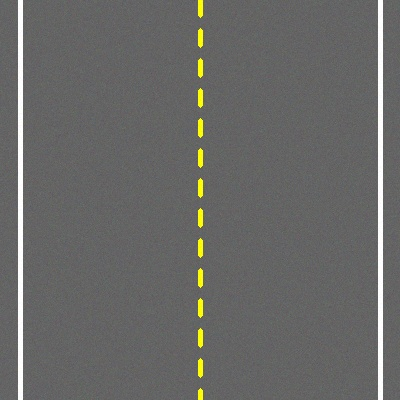
#> input picture sample_highway.jpg, 400 x 400 px
$ python preprocessing.py
#> lines starting #> are read from the running program, lines starting #| are printed output that depends on the picture
import os
import cv2
import numpy as np
import random
import matplotlib.pyplot as plt

CLASS_NAMES = ["Highway", "Street Road", "Rural Road", "Dirt Road", "Flyover Road"]

def load_and_preprocess_image(image_path, target_size=(224, 224)):
    """
    Standard preprocessor:
    1. Loads an image using OpenCV in BGR format.
    2. Converts it to RGB color space.
    3. Resizes it to target size (224x224) using bilinear interpolation.
    4. Normalizes pixel values to [0.0, 1.0].
    """
#> called with image_path = 'sample_highway.jpg', target_size = (224, 224)
    image = cv2.imread(image_path)
#> image is the input picture: shape (400, 400, 3); mean B, G, R 103.1, 105, 104.9
    if image is None:
        raise FileNotFoundError(f"Unable to read image at: {image_path}")
    image = cv2.cvtColor(image, cv2.COLOR_BGR2RGB)
    image = cv2.resize(image, target_size, interpolation=cv2.INTER_LINEAR)
#> image: shape (224, 224, 3)
    image = image.astype("float32") / 255.0
    return image

# ====================================================
# ADVANCED DATA AUGMENTATION MODULE (CV2 & NUMPY)
# ====================================================

def augment_rotate(image, max_angle=15):
    """Rotate image by a random angle between -max_angle and max_angle."""
#> called with max_angle = 25
    angle = random.uniform(-max_angle, max_angle)
    h, w = image.shape[:2]
#> h = 224; w = 224
    matrix = cv2.getRotationMatrix2D((w / 2, h / 2), angle, 1.0)
    return cv2.warpAffine(image, matrix, (w, h), borderMode=cv2.BORDER_REFLECT_101)

def augment_flip(image):
    """Randomly apply horizontal or vertical flips."""
    flip_type = random.choice([-1, 0, 1, 999])  # -1: both, 0: vertical, 1: horizontal, 999: no flip
#> flip_type = 999
    if flip_type == 999:
        return image
    return cv2.flip(image, flip_type)

def augment_zoom(image, zoom_factor_range=(0.9, 1.1)):
    """Zoom in or out of the image randomly."""
#> called with zoom_factor_range = (1.2, 1.2)
    zoom = random.uniform(zoom_factor_range[0], zoom_factor_range[1])
#> zoom = 1.2
    h, w = image.shape[:2]
#> h = 224; w = 224
    new_h, new_w = int(h * zoom), int(w * zoom)
#> new_h = 268; new_w = 268

    if zoom < 1.0:  # Zoom out: shrink image and pad boundaries
        shrunk = cv2.resize(image, (new_w, new_h), interpolation=cv2.INTER_LINEAR)
        pad_top = (h - new_h) // 2
        pad_bottom = h - new_h - pad_top
        pad_left = (w - new_w) // 2
        pad_right = w - new_w - pad_left
        return cv2.copyMakeBorder(shrunk, pad_top, pad_bottom, pad_left, pad_right, cv2.BORDER_REFLECT_101)
    else:  # Zoom in: enlarge and crop center
        enlarged = cv2.resize(image, (new_w, new_h), interpolation=cv2.INTER_LINEAR)
        start_y = (new_h - h) // 2
#> start_y = 22
        start_x = (new_w - w) // 2
#> start_x = 22
        return enlarged[start_y:start_y+h, start_x:start_x+w]
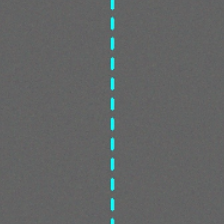
#> returned value: shape (224, 224, 3) float32; mean of channels 0, 1, 2 0.397, 0.397, 0.388; drawn as B, G, R

def augment_brightness(image, max_delta=0.15):
    """Adjust image brightness randomly."""
#> called with max_delta = 0.25
    delta = random.uniform(-max_delta, max_delta)
#> delta = 0.233
    return np.clip(image + delta, 0.0, 1.0)
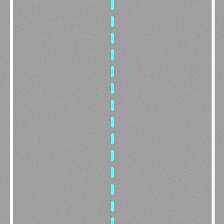
#> returned value: shape (224, 224, 3) float32; mean of channels 0, 1, 2 0.638, 0.638, 0.632; drawn as B, G, R

def augment_contrast(image, factor_range=(0.85, 1.15)):
    """Adjust image contrast randomly."""
#> called with factor_range = (0.7, 0.7)
    factor = random.uniform(factor_range[0], factor_range[1])
#> factor = 0.7
    mean = np.mean(image, axis=(0, 1), keepdims=True)
#> mean = [[0.411, 0.411, 0.404]]
    return np.clip((image - mean) * factor + mean, 0.0, 1.0)
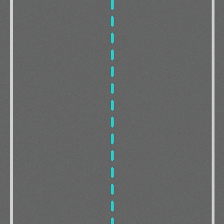
#> returned value: shape (224, 224, 3) float32; mean of channels 0, 1, 2 0.411, 0.411, 0.404; drawn as B, G, R

def augment_shifts(image, max_shift_pct=0.1):
    """Apply height and width translation shifts."""
#> called with max_shift_pct = 0.15
    h, w = image.shape[:2]
#> h = 224; w = 224
    shift_x = int(random.uniform(-max_shift_pct, max_shift_pct) * w)
#> shift_x = 28
    shift_y = int(random.uniform(-max_shift_pct, max_shift_pct) * h)
#> shift_y = 22
    matrix = np.float32([[1, 0, shift_x], [0, 1, shift_y]])
#> matrix = [[1, 0, 28], [0, 1, 22]]
    return cv2.warpAffine(image, matrix, (w, h), borderMode=cv2.BORDER_REFLECT_101)
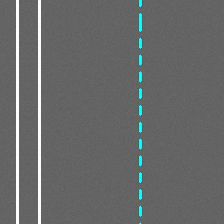
#> returned value: shape (224, 224, 3) float32; mean of channels 0, 1, 2 0.412, 0.412, 0.405; drawn as B, G, R

def augment_shear(image, max_shear=0.08):
    """Apply shear mapping transformations."""
#> called with max_shear = 0.15
    h, w = image.shape[:2]
#> h = 224; w = 224
    shear_x = random.uniform(-max_shear, max_shear)
    shear_y = random.uniform(-max_shear, max_shear)
    matrix = np.float32([[1, shear_x, 0], [shear_y, 1, 0]])
    return cv2.warpAffine(image, matrix, (w, h), borderMode=cv2.BORDER_REFLECT_101)
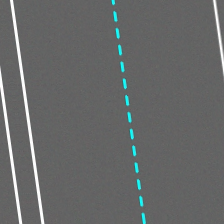
#> returned value: shape (224, 224, 3) float32; mean of channels 0, 1, 2 0.412, 0.412, 0.404; drawn as B, G, R

def augment_crop(image, crop_size=(192, 192)):
    """Randomly crop a subregion and resize back to original dimensions."""
#> called with crop_size = (160, 160)
    h, w = image.shape[:2]
#> h = 224; w = 224
    ch, cw = crop_size
#> ch = 160; cw = 160
    max_y = h - ch
#> max_y = 64
    max_x = w - cw
#> max_x = 64
    start_y = random.randint(0, max_y)
#> start_y = 27
    start_x = random.randint(0, max_x)
#> start_x = 64
    cropped = image[start_y:start_y+ch, start_x:start_x+cw]
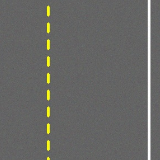
#> cropped: shape (160, 160, 3) float32; mean R, G, B 0.407, 0.408, 0.398
    return cv2.resize(cropped, (w, h), interpolation=cv2.INTER_LINEAR)
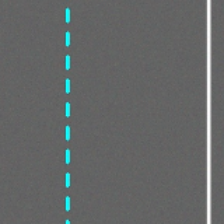
#> returned value: shape (224, 224, 3) float32; mean of channels 0, 1, 2 0.407, 0.408, 0.398; drawn as B, G, R

def apply_full_augmentation(image):
    """Apply a comprehensive combined augmentation pipeline randomly."""
    img = image.copy()
    if random.random() > 0.5:
        img = augment_rotate(img)
    if random.random() > 0.5:
        img = augment_flip(img)
    if random.random() > 0.5:
        img = augment_zoom(img)
    if random.random() > 0.5:
        img = augment_brightness(img)
    if random.random() > 0.5:
        img = augment_contrast(img)
    if random.random() > 0.5:
        img = augment_shifts(img)
    if random.random() > 0.5:
        img = augment_shear(img)
    if random.random() > 0.6:
        img = augment_crop(img)
    return img

def generate_augmentation_demo(sample_path="sample_highway.jpg", output_path="models/augmentation_demo.png"):
    """
    Generate a 3x3 grid visualizing distinct augmentations applied to a sample image.
    This serves as an excellent visual asset for faculty evaluations.
    """
    if not os.path.exists(sample_path):
        print(f"Demo image {sample_path} not found. Skipping grid generation.")
        return

    img = load_and_preprocess_image(sample_path)

    titles = [
        "Original", "Rotated", "Flipped",
        "Zoomed", "Brightness Adjust", "Contrast Shift",
        "Translation Shifts", "Shear Map", "Random Crop + Resize"
    ]

    images = [
        img,
        augment_rotate(img, 25),
        augment_flip(img),
        augment_zoom(img, (1.2, 1.2)),
        augment_brightness(img, 0.25),
        augment_contrast(img, (0.7, 0.7)),
        augment_shifts(img, 0.15),
        augment_shear(img, 0.15),
        augment_crop(img, (160, 160))
    ]

    plt.figure(figsize=(12, 12))
    for i in range(9):
        plt.subplot(3, 3, i + 1)
        plt.imshow(images[i])
        plt.title(titles[i], fontsize=12, fontweight='bold', color='#1e293b')
        plt.axis('off')

    plt.tight_layout()
    os.makedirs(os.path.dirname(output_path), exist_ok=True)
    plt.savefig(output_path, dpi=150)
    plt.close()
    print(f"Successfully generated visual augmentation demo at: {output_path}")

if __name__ == "__main__":
    print("Testing data preprocessing and advanced augmentation pipeline...")
    # Check if a sample image is available to construct the demo chart
    generate_augmentation_demo()
    print("Pre-processing checks complete!")
